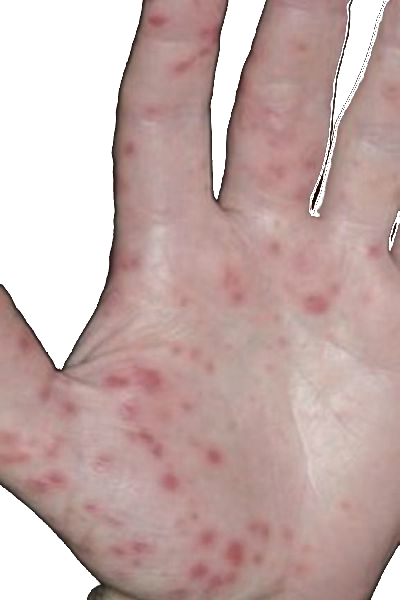
#> input picture DWT/DATA/tangan1.jpg, 400 x 600 px; its folder holds only this picture in this run
$ python mainDWT.py 5
#> lines starting #> are read from the running program, lines starting #| are printed output that depends on the picture
def mainDWT(nilaiK):
#> called with nilaiK = 5
    import pywt
    import cv2
    import numpy as np
    import math
    import cmath
    import pandas as pd
    from sklearn.neighbors import KNeighborsClassifier
    #from sklearn.cross_validation import train_test_split #memisahkan data latih & data uji
    from sklearn.metrics import accuracy_score #menghitung akurasi

    #training data

    standar_dLL = []
    standar_dLH = []
    standar_dHL = []
    standar_dHH = []
    mean_LL_list = []
    mean_LH_list = []
    mean_HL_list = []
    mean_HH_list = []

    standar_dLL1 = []
    standar_dLH1 = []
    standar_dHL1 = []
    standar_dHH1 = []
    mean_LL1_list = []
    mean_LH1_list = []
    mean_HL1_list = []
    mean_HH1_list = []
    group = []
    for i in range(1,73):
        img = cv2.imread('DATA/tangan%d.jpg' %(i)) #load gambar ke-i
#> img is the input picture: shape (600, 400, 3); mean B, G, R 169.1, 172, 196.7
        resized_image = cv2.resize(img, (500,256)) #rezise image
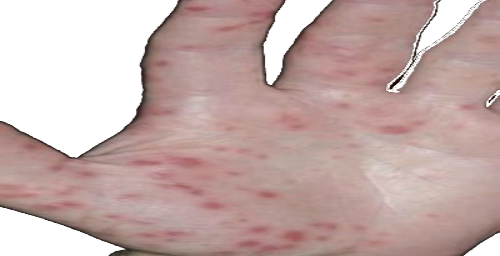
#> resized_image: shape (256, 500, 3); mean B, G, R 169, 171.9, 196.6
        img_n = (cv2.cvtColor(resized_image, cv2.COLOR_BGR2GRAY)) #ubah gambar ke grayscale
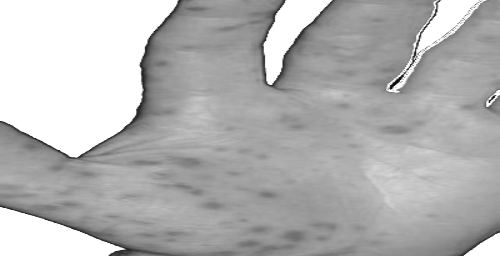
#> img_n: shape (256, 500); min 6, max 255, mean 178.9

        coeffs2 = pywt.dwt2(img_n, 'bior1.3')
        LL, (LH, HL, HH) = coeffs2
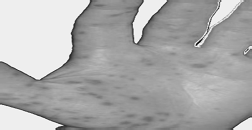
#> LL: shape (130, 252) float64; min -23.15, max 547.1, mean 358.2; drawn with min black and max white
        LL1, (LH1, HL1, HH1) = pywt.dwt2(LL, 'bior1.3')
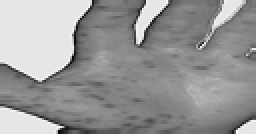
#> LL1: shape (67, 128) float64 (shown 2 times larger); min 132.9, max 1112.9, mean 717.5; drawn with min black and max white
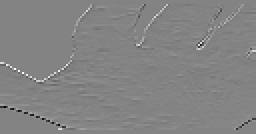
#> LH1: shape (67, 128) float64 (shown 2 times larger); min -391.6, max 366.9, mean 0.7; drawn with min black and max white
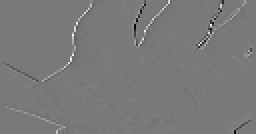
#> HL1: shape (67, 128) float64 (shown 2 times larger); min -356.3, max 390.3, mean 0.4; drawn with min black and max white
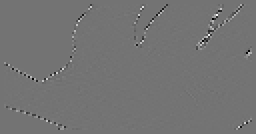
#> HH1: shape (67, 128) float64 (shown 2 times larger); min -197, max 236.1, mean -0.1; drawn with min black and max white
        LLr = LL.ravel()
        LHr = LH.ravel()
        HLr = HL.ravel()
        HHr = HH.ravel()
        LL1r = LL1.ravel()
#> LL1r = 8576 values, max 1112.9 at index 8438, min 132.9 at index 8349, mean 717.5
        LH1r = LH1.ravel()
#> LH1r = 8576 values, max 366.9 at index 4359, min -391.6 at index 6786, mean 0.727
        HL1r = HL1.ravel()
#> HL1r = 8576 values, max 390.3 at index 3747, min -356.3 at index 1731, mean 0.371
        HH1r = HH1.ravel()
#> HH1r = 8576 values, max 236.1 at index 1004, min -197 at index 1258, mean -0.0649

        N = len(LLr)
#> N = 32760
        N1 = len(LL1r)
#> N1 = 8576

        #mean LL
        mean_LL = sum(LLr)/N
#> mean_LL = 358.2
        #print("mean LL %d: " %(i), mean_LL)
        mean_LL_list.append(mean_LL)

        #mean LH
        mean_LH = sum(LHr)/N
#> mean_LH = 0.138
        #print("mean LH %d: " %(i), mean_LH)
        mean_LH_list.append(mean_LH)

        #mean HL
        mean_HL = sum(HLr)/N
#> mean_HL = 0.133
        #print("mean HL %d: " %(i), mean_HL)
        mean_HL_list.append(mean_HL)

        #mean HH
        mean_HH = sum(HHr)/N
#> mean_HH = 0.0156
        #print("mean HH %d: " %(i), mean_HH)
        mean_HH_list.append(mean_HH)


        #standar_d LL
        LL_list = []
        for j in LLr:
            LLmean = (j - mean_LL)*(j - mean_LL)
            LL_list.append(LLmean)
#> after the loop, LL_list = 32760 items
        xi2LL = sum(LL_list)
#> xi2LL = 271250142.5
        varianLL = xi2LL/N
#> varianLL = 8279.9
        standar_deviasiLL = cmath.sqrt(varianLL)
        #print("standar deviasi LL %d: " %(i), standar_deviasiLL)
        standar_dLL.append(standar_deviasiLL)

        #standar_d LH
        LH_list = []
        for k in LHr:
            LHmean = (k - mean_LH)*(k - mean_LH)
            LH_list.append(LHmean)
#> after the loop, LH_list = 32760 items
        xi2LH = sum(LH_list)
#> xi2LH = 4479856.6
        varianLH = xi2LH/N
#> varianLH = 136.7
        standar_deviasiLH = cmath.sqrt(varianLH)
        #print("standar deviasi LH %d: " %(i), standar_deviasiLH)
        standar_dLH.append(standar_deviasiLH)

        #standar_d HL
        HL_list = []
        for l in HLr:
            HLmean = (l - mean_HL)*(l - mean_HL)
            HL_list.append(HLmean)
#> after the loop, HL_list = 32760 items
        xi2HL = sum(HL_list)
#> xi2HL = 3355119.1
        varianHL = xi2HL/N
#> varianHL = 102.4
        standar_deviasiHL = cmath.sqrt(varianHL)
        #print("standar deviasi HL %d: " %(i), standar_deviasiHL)
        standar_dHL.append(standar_deviasiHL)

        #standar_d HH
        HH_list = []
        for m in HHr:
            HHmean = (m - mean_HH)*(m - mean_HH)
            HH_list.append(HHmean)
#> after the loop, HH_list = 32760 items
        xi2HH = sum(HH_list)
#> xi2HH = 1061870.3
        varianHH = xi2HH/N
#> varianHH = 32.41
        standar_deviasiHH = cmath.sqrt(varianHH)
        #print("standar deviasi HH %d: " %(i), standar_deviasiHH)
        standar_dHH.append(standar_deviasiHH)


        #mean LL1
        mean_LL1 = sum(LL1r)/N1
#> mean_LL1 = 717.5
        #print("mean LL1 %d: " %(i), mean_LL1)
        mean_LL1_list.append(mean_LL1)

        #mean LH1
        mean_LH1 = sum(LH1r)/N1
#> mean_LH1 = 0.727
        #print("mean LH1 %d: " %(i), mean_LH1)
        mean_LH1_list.append(mean_LH1)

        #mean HL1
        mean_HL1 = sum(HL1r)/N1
#> mean_HL1 = 0.371
        #print("mean HL1 %d: " %(i), mean_HL1)
        mean_HL1_list.append(mean_HL1)

        #mean HH1
        mean_HH1 = sum(HH1r)/N1
#> mean_HH1 = -0.0649
        #print("mean HH1 %d: " %(i), mean_HH1)
        mean_HH1_list.append(mean_HH1)


        #standar_d LL1
        LL1_list = []
        for n in LL1r:
            LL1mean = (n - mean_LL1)*(n - mean_LL1)
            LL1_list.append(LL1mean)
#> this loop made 8576 passes
#> (n, LL1mean) on passes 1 to 3: (1020, 91522), (1020, 91522), (1020, 91522)
#> after the loop, LL1_list = 8576 values, max 341775.7 at index 8349, min 0.000125 at index 7140, mean 33486.4
        xi2LL1 = sum(LL1_list)
#> xi2LL1 = 287179117.2
        varianLL1 = xi2LL1/N1
#> varianLL1 = 33486.4
        standar_deviasiLL1 = cmath.sqrt(varianLL1)
        #print("standar deviasi LL1 %d: " %(i), standar_deviasiLL1)
        standar_dLL1.append(standar_deviasiLL1)

        #standar_d LH1
        LH1_list = []
        for o in LH1r:
            LH1mean = (o - mean_LH1)*(o - mean_LH1)
            LH1_list.append(LH1mean)
#> this loop made 8576 passes
#> o on passes 2 to 4: 0, 0, 0
#> after the loop, LH1_list = 8576 values, max 153901.8 at index 6786, min 3.78e-06 at index 858, mean 858.5
        xi2LH1 = sum(LH1_list)
#> xi2LH1 = 7362581.6
        varianLH1 = xi2LH1/N1
#> varianLH1 = 858.5
        standar_deviasiLH1 = cmath.sqrt(varianLH1)
        #print("standar deviasi LH1 %d: " %(i), standar_deviasiLH1)
        standar_dLH1.append(standar_deviasiLH1)

        #standar_d HL1
        HL1_list = []
        for p in HL1r:
            HL1mean = (p - mean_HL1)*(p - mean_HL1)
            HL1_list.append(HL1mean)
#> this loop made 8576 passes
#> (p, HL1mean) on passes 2 to 4: (0, 0.137), (0, 0.137), (0, 0.137)
#> after the loop, HL1_list = 8576 values, max 152022.7 at index 3747, min 2.18e-07 at index 882, mean 809.3
        xi2HL1 = sum(HL1_list)
#> xi2HL1 = 6940474.8
        varianHL1 = xi2HL1/N1
#> varianHL1 = 809.3
        standar_deviasiHL1 = cmath.sqrt(varianHL1)
        #print("standar deviasi HL1 %d: " %(i), standar_deviasiHL1)
        standar_dHL1.append(standar_deviasiHL1)

        #standar_d HH1
        HH1_list = []
        for q in HH1r:
            HH1mean = (q - mean_HH1)*(q - mean_HH1)
            HH1_list.append(HH1mean)
#> this loop made 8576 passes
#> after the loop, HH1_list = 8576 values, max 55787.5 at index 1004, min 2.38e-06 at index 7252, mean 265.2
        xi2HH1 = sum(HH1_list)
#> xi2HH1 = 2274638.9
        varianHH1 = xi2HH1/N1
#> varianHH1 = 265.2
        standar_deviasiHH1 = cmath.sqrt(varianHH1)
        #print("standar deviasi HH1 %d: " %(i), standar_deviasiHH1)
        standar_dHH1.append(standar_deviasiHH1)


        if (i>=1 and i<=34):
            group.append("Terdeteksi")
        else:
            group.append("Tidak Terdeteksi")


    ########################################################################

    #testing data

    standar_dLL_test = []
    standar_dLH_test = []
    standar_dHL_test = []
    standar_dHH_test = []
    mean_LL_list_test = []
    mean_LH_list_test = []
    mean_HL_list_test = []
    mean_HH_list_test = []

    standar_dLL1_test = []
    standar_dLH1_test = []
    standar_dHL1_test = []
    standar_dHH1_test = []
    mean_LL1_list_test = []
    mean_LH1_list_test = []
    mean_HL1_list_test = []
    mean_HH1_list_test = []
    group_test = []
    for i in 1:
        img = cv2.imread('DataUji/tangantest%d.jpg' %(i)) #load gambar ke-i
        resized_image = cv2.resize(img, (500,256)) #rezise image
        img_n = (cv2.cvtColor(resized_image, cv2.COLOR_BGR2GRAY)) #ubah gambar ke grayscale

        coeffs2 = pywt.dwt2(img_n, 'bior1.3')
        LL, (LH, HL, HH) = coeffs2
        LL1, (LH1, HL1, HH1) = pywt.dwt2(LL, 'bior1.3')
        LLr = LL.ravel()
        LHr = LH.ravel()
        HLr = HL.ravel()
        HHr = HH.ravel()
        LL1r = LL1.ravel()
        LH1r = LH1.ravel()
        HL1r = HL1.ravel()
        HH1r = HH1.ravel()


        N = len(LLr)
        N1 = len(LL1r)

        #mean LL
        mean_LL = sum(LLr)/N
        #print("mean LL %d: " %(i), mean_LL)
        mean_LL_list_test.append(mean_LL)

        #mean LH
        mean_LH = sum(LHr)/N
        #print("mean LH %d: " %(i), mean_LH)
        mean_LH_list_test.append(mean_LH)

        #mean HL
        mean_HL = sum(HLr)/N
        #print("mean HL %d: " %(i), mean_HL)
        mean_HL_list_test.append(mean_HL)

        #mean HH
        mean_HH = sum(HHr)/N
        #print("mean HH %d: " %(i), mean_HH)
        mean_HH_list_test.append(mean_HH)

        #standar_d LL
        LL_list = []
        for j in LLr:
            LLmean = (j - mean_LL)*(j - mean_LL)
            LL_list.append(LLmean)
        xi2LL = sum(LL_list)
        varianLL = xi2LL/N
        standar_deviasiLL = cmath.sqrt(varianLL)
        #print("standar deviasi LL %d: " %(i), standar_deviasiLL)
        standar_dLL_test.append(standar_deviasiLL)

        #standar_d LH
        LH_list = []
        for k in LHr:
            LHmean = (k - mean_LH)*(k - mean_LH)
            LH_list.append(LHmean)
        xi2LH = sum(LH_list)
        varianLH = xi2LH/N
        standar_deviasiLH = cmath.sqrt(varianLH)
        #print("standar deviasi LH %d: " %(i), standar_deviasiLH)
        standar_dLH_test.append(standar_deviasiLH)

        #standar_d HL
        HL_list = []
        for l in HLr:
            HLmean = (l - mean_HL)*(l - mean_HL)
            HL_list.append(HLmean)
        xi2HL = sum(HL_list)
        varianHL = xi2HL/N
        standar_deviasiHL = cmath.sqrt(varianHL)
        #print("standar deviasi HL %d: " %(i), standar_deviasiHL)
        standar_dHL_test.append(standar_deviasiHL)

        #standar_d HH
        HH_list = []
        for m in HHr:
            HHmean = (m - mean_HH)*(m - mean_HH)
            HH_list.append(HHmean)
        xi2HH = sum(HH_list)
        varianHH = xi2HH/N
        standar_deviasiHH = cmath.sqrt(varianHH)
        #print("standar deviasi HH %d: " %(i), standar_deviasiHH)
        standar_dHH_test.append(standar_deviasiHH)


        #mean LL1
        mean_LL1 = sum(LL1r)/N1
        #print("mean LL %d: " %(i), mean_LL)
        mean_LL1_list_test.append(mean_LL1)

        #mean LH1
        mean_LH1 = sum(LH1r)/N1
        #print("mean LH %d: " %(i), mean_LH)
        mean_LH1_list_test.append(mean_LH1)

        #mean HL1
        mean_HL1 = sum(HL1r)/N1
        #print("mean HL %d: " %(i), mean_HL)
        mean_HL1_list_test.append(mean_HL1)

        #mean HH1
        mean_HH1 = sum(HH1r)/N1
        #print("mean HH %d: " %(i), mean_HH)
        mean_HH1_list_test.append(mean_HH1)

        #standar_d LL1
        LL1_list = []
        for n in LL1r:
            LL1mean = (n - mean_LL1)*(n - mean_LL1)
            LL1_list.append(LL1mean)
        xi2LL1 = sum(LL1_list)
        varianLL1 = xi2LL1/N1
        standar_deviasiLL1 = cmath.sqrt(varianLL1)
        #print("standar deviasi LL %d: " %(i), standar_deviasiLL)
        standar_dLL1_test.append(standar_deviasiLL1)

        #standar_d LH1
        LH1_list = []
        for o in LH1r:
            LH1mean = (o - mean_LH1)*(o - mean_LH1)
            LH1_list.append(LH1mean)
        xi2LH1 = sum(LH1_list)
        varianLH1 = xi2LH1/N1
        standar_deviasiLH1 = cmath.sqrt(varianLH1)
        #print("standar deviasi LH %d: " %(i), standar_deviasiLH)
        standar_dLH1_test.append(standar_deviasiLH1)

        #standar_d HL1
        HL1_list = []
        for p in HL1r:
            HL1mean = (p - mean_HL1)*(p - mean_HL1)
            HL1_list.append(HL1mean)
        xi2HL1 = sum(HL1_list)
        varianHL1 = xi2HL1/N1
        standar_deviasiHL1 = cmath.sqrt(varianHL1)
        #print("standar deviasi HL %d: " %(i), standar_deviasiHL)
        standar_dHL1_test.append(standar_deviasiHL1)

        #standar_d HH1
        HH1_list = []
        for q in HH1r:
            HH1mean = (q - mean_HH1)*(q - mean_HH1)
            HH1_list.append(HH1mean)
        xi2HH1 = sum(HH1_list)
        varianHH1 = xi2HH1/N1
        standar_deviasiHH1 = cmath.sqrt(varianHH1)
        #print("standar deviasi HH %d: " %(i), standar_deviasiHH)
        standar_dHH1_test.append(standar_deviasiHH1)

# [11 lines of commented-out code are left out]

    dLL = {'standar deviasi LL': standar_dLL,
           'mean LL': mean_LL_list}
    dLH = {'standar deviasi LH': standar_dLH,
           'mean LH': mean_LH_list}
    dHL = {'standar deviasi HL': standar_dHL,
           'mean HL': mean_HL_list}
    dHH = {'standar deviasi HH': standar_dHH,
           'mean HH': mean_HH_list}
    dLL1 = {'standar deviasi LL1': standar_dLL1,
           'mean LL1': mean_LL1_list}
    dLH1 = {'standar deviasi LH1': standar_dLH1,
           'mean LH1': mean_LH1_list}
    dHL1 = {'standar deviasi HL1': standar_dHL1,
           'mean HL1': mean_HL1_list}
    dHH1 = {'standar deviasi HH1': standar_dHH1,
           'mean HH1': mean_HH1_list}

    dLL_test = {'standar deviasi LL _test': standar_dLL_test,
           'mean LL _test': mean_LL_list_test}
    dLH_test = {'standar deviasi LH _test': standar_dLH_test,
           'mean LH _test': mean_LH_list_test}
    dHL_test = {'standar deviasi HL _test': standar_dHL_test,
           'mean HL': mean_HL_list_test}
    dHH_test = {'standar deviasi HH _test': standar_dHH_test,
           'mean HH _test': mean_HH_list_test}
    dLL1_test = {'standar deviasi LL1 _test': standar_dLL1_test,
           'mean LL1 _test': mean_LL1_list_test}
    dLH1_test = {'standar deviasi LH1 _test': standar_dLH1_test,
           'mean LH1 _test': mean_LH1_list_test}
    dHL1_test = {'standar deviasi HL1 _test': standar_dHL1_test,
           'mean HL1': mean_HL1_list_test}
    dHH1_test = {'standar deviasi HH1 _test': standar_dHH1_test,
           'mean HH1 _test': mean_HH1_list_test}


    dall = {'standar deviasi LL': standar_dLL,
           'mean LL': mean_LL_list,
            'standar deviasi LH': standar_dLH,
           'mean LH': mean_LH_list,
            'standar deviasi HL': standar_dHL,
           'mean HL': mean_HL_list,
            'standar deviasi HH': standar_dHH,
           'mean HH': mean_HH_list,
            'standar deviasi LL1': standar_dLL1,
           'mean LL1': mean_LL1_list,
            'standar deviasi LH1': standar_dLH1,
           'mean LH1': mean_LH1_list,
            'standar deviasi HL1': standar_dHL1,
           'mean HL1': mean_HL1_list,
            'standar deviasi HH1': standar_dHH1,
           'mean HH1': mean_HH1_list}

    dall_test = {'standar deviasi LL _test': standar_dLL_test,
                 'mean LL _test': mean_LL_list_test,
                 'standar deviasi LH _test': standar_dLH_test,
                 'mean LH _test': mean_LH_list_test,
                 'standar deviasi HL _test': standar_dHL_test,
                 'mean HL': mean_HL_list_test,
                 'standar deviasi HH _test': standar_dHH_test,
                 'mean HH _test': mean_HH_list_test,
                 'standar deviasi LL1 _test': standar_dLL1_test,
                 'mean LL1 _test': mean_LL1_list_test,
                 'standar deviasi LH1 _test': standar_dLH1_test,
                 'mean LH1 _test': mean_LH1_list_test,
                 'standar deviasi HL1 _test': standar_dHL1_test,
                 'mean HL1': mean_HL1_list_test,
                 'standar deviasi HH1 _test': standar_dHH1_test,
                 'mean HH1 _test': mean_HH1_list_test}

    dfLL = pd.DataFrame(dLL)
    dfLH = pd.DataFrame(dLH)
    dfHL = pd.DataFrame(dHL)
    dfHH = pd.DataFrame(dHH)
    dfLL1 = pd.DataFrame(dLL1)
    dfLH1 = pd.DataFrame(dLH1)
    dfHL1 = pd.DataFrame(dHL1)
    dfHH1 = pd.DataFrame(dHH1)

    dfLL_test = pd.DataFrame(dLL_test)
    dfLH_test = pd.DataFrame(dLH_test)
    dfHL_test = pd.DataFrame(dHL_test)
    dfHH_test = pd.DataFrame(dHH_test)
    dfLL1_test = pd.DataFrame(dLL1_test)
    dfLH1_test = pd.DataFrame(dLH1_test)
    dfHL1_test = pd.DataFrame(dHL1_test)
    dfHH1_test = pd.DataFrame(dHH1_test)

    dfall = pd.DataFrame(dall)
    dfall_test = pd.DataFrame(dall_test)


    dfLLarray = dfLL.values
    dfLHarray = dfLH.values
    dfHLarray = dfHL.values
    dfHHarray = dfHH.values
    dfLL1array = dfLL1.values
    dfLH1array = dfLH1.values
    dfHL1array = dfHL1.values
    dfHH1array = dfHH1.values

    dfLLarray_test = dfLL_test.values
    dfLHarray_test = dfLH_test.values
    dfHLarray_test = dfHL_test.values
    dfHHarray_test = dfHH_test.values
    dfLL1array_test = dfLL1_test.values
    dfLH1array_test = dfLH1_test.values
    dfHL1array_test = dfHL1_test.values
    dfHH1array_test = dfHH1_test.values

    dfallarray_test = dfall_test.values
    dfallarray = dfall.values

    groups = np.asarray(group)
#    groups_test = np.asarray(group_test)

    ##########################################################

    #proses klasifikasi
    k = nilaiK
    X_train = dfallarray
    y_train = groups
    X_test = dfallarray_test
    y_test = groups_test

    neigh = KNeighborsClassifier(n_neighbors=k)
    neigh.fit(X_train, y_train)
    prediksi = neigh.predict(X_test)
#    akurasi = accuracy_score(prediksi, y_test)
    #print(prediksi)
    #print(round(akurasi*100,2))

    return prediksi

if __name__ == "__main__":
    import sys
#> (the run stopped early here; a loop or call above may not have finished)
